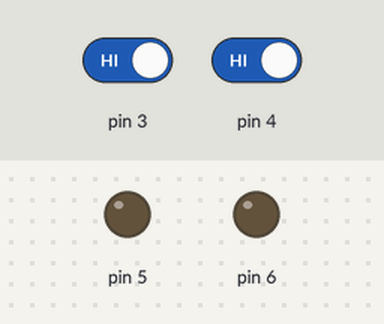
A sketch run on a simulated Arduino Uno, built with avr-gcc and run on an emulated ATmega328P. On the bench: output pins drawn as LEDs (lit = HIGH). Inputs (shaded band) come from the test bench; at power-on: pin 3 HIGH, pin 4 HIGH.

Above: at 4.8 s.
4.9 s: pin 3 driven LOW
At 7.9 s:
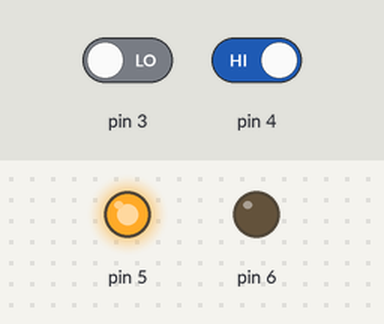
10.7 s: pin 3 driven HIGH
At 13.3 s:
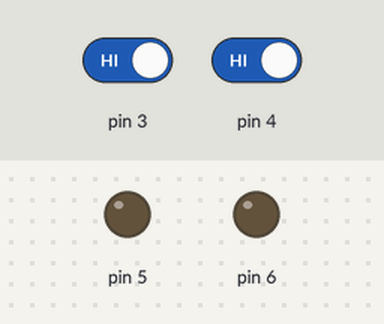
13.9 s: pin 4 driven LOW
At 14.55 s:
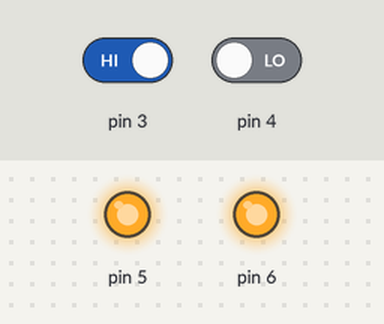
Timing chart, 0 to 25.7 s (numbered marks = the images above; inputs shaded):
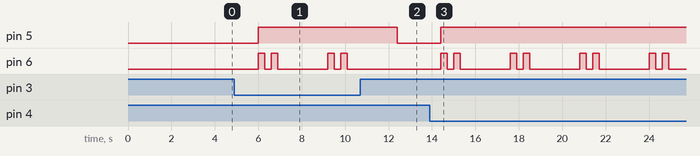

Measured:
- after the input at 4.9 s, pin 5: LOW → HIGH after 1.1 s; pin 6: LOW → HIGH after 1.1 s, → LOW 0.30 s later, → HIGH 0.30 s later, → LOW 0.30 s later, … (8 changes in this stretch)
- after the input at 10.7 s, pin 5: HIGH → LOW after 1.7 s; pin 6: stops changing and stays LOW
- after the input at 13.9 s, pin 5: LOW → HIGH after 0.50 s; pin 6: LOW → HIGH after 0.50 s, then repeats every 3.2 s: LOW 0.30 s, HIGH 0.30 s, LOW 2.3 s, HIGH 0.30 s

The sketch:

distance_alert_system.ino
```cpp
int ob1 = 3;
int ob2 = 4;
int led = 5;
int voice = 6;
void setup() {
  // put your setup code here, to run once:
Serial.begin(9600);
pinMode(3, INPUT);
pinMode(4, INPUT);
pinMode(5, OUTPUT);
pinMode(6, OUTPUT);
digitalWrite(5, 0);
digitalWrite(6, 0);
}

void loop() {
  // put your main code here, to run repeatedly:
int x = digitalRead(3);
int y = digitalRead(4);

if ( (x == 0) || (y == 0) )
{
  digitalWrite(5, 1);
  digitalWrite(6, 1);
  delay(300);
  digitalWrite(6, 0);
  delay(300);
   digitalWrite(6, 1);
  delay(300);
  digitalWrite(6, 0);
  delay(300);
}
else if ( (x == 0) && (y == 0) )
{
  digitalWrite(5, 1);
 digitalWrite(6, 1);
  delay(300);
  digitalWrite(6, 0);
  delay(300);
   digitalWrite(6, 1);
  delay(300);
  digitalWrite(6, 0);
  delay(300);
}
else
{
   digitalWrite(5, 0);
  digitalWrite(6, 0);
}
delay(2000);
}
```
